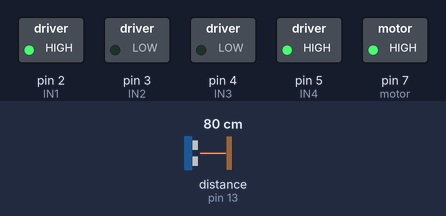
Simulated run of this sketch. Board: Arduino Uno, built with avr-gcc and run on an emulated ATmega328P. Shown: switched loads named in the sketch (green lamp = pin HIGH). Wiring (inferred from the names in the program): ultrasonic range finder: trigger pin 12; echo pin 13. The test bench sets the inputs (shaded band); at power-on: distance to the obstacle (sensor on pin 13) 80 cm. The echo pulse lasts 58.3 µs per cm; pins used as bus, display or sensor lines are not drawn.

Above: at 6.2 s.
6.3 s: distance to the obstacle (sensor on pin 13) set to 8 cm
7.8 s: distance to the obstacle (sensor on pin 13) set to 5 cm
At 8.9 s:
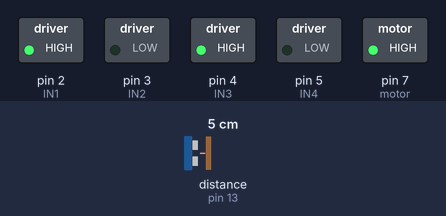
9.3 s: distance to the obstacle (sensor on pin 13) set to 9 cm
At 10.1 s:
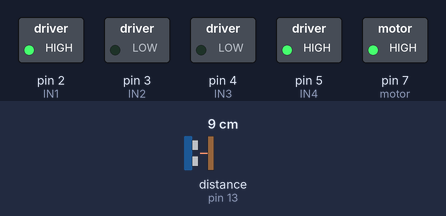
10.8 s: distance to the obstacle (sensor on pin 13) set to 2 cm
At 11.2 s:
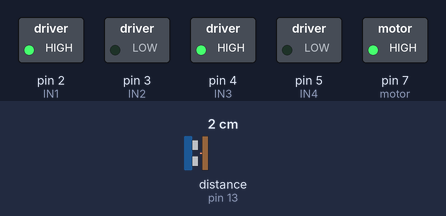
Timing chart, 0 to 13.3 s (numbered marks = the images above; inputs shaded):
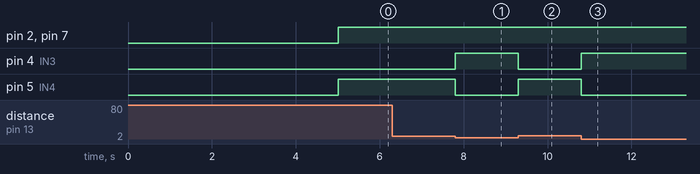

Measured:
- the behaviour switches between 7 and 6 cm on distance to the obstacle (sensor on pin 13) (found by bisection; images 0 and 1)
- after the input at 6.3 s, every drawn part: stays the same
- after the input at 7.8 s, pin 4 (IN3): LOW → HIGH at once; pin 5 (IN4): HIGH → LOW at once
- after the input at 9.3 s, pin 4 (IN3): HIGH → LOW at once; pin 5 (IN4): LOW → HIGH at once
- after the input at 10.8 s, pin 4 (IN3): LOW → HIGH at once; pin 5 (IN4): HIGH → LOW at once

The sketch:

behaviour.ino
```cpp
#define trigger 12 //da nome aos pinos que serão utilizados
#define echo 13 //define faclita mudar os pinos de cada componente
#define motor 7
#define IN1 2
#define IN2 3
#define IN3 4 //não usar os pinos 0 e 1 (TX/RX)
#define IN4 5

bool esq, dir,a;
void setup()
{
  dir = true;
  esq = false;
  pinMode(trigger, OUTPUT); //
  pinMode(echo, INPUT); //
  pinMode(motor,OUTPUT);
  pinMode(IN1,OUTPUT);
  pinMode(IN2,OUTPUT);
  pinMode(IN3,OUTPUT);
  pinMode(IN4,OUTPUT);
  Serial.begin(9600); //começa o contador do circuito
  delay(5000);

}

void loop()
{
  digitalWrite(motor,HIGH);
  while(distancia()<6)
  {andaFrente();}
  while(distancia()>6)
  {viraEsquerda();}
}

int distancia()
{
  int dis; long tempo;
  digitalWrite(trigger, LOW);//garante que o pino esta no 0
  delayMicroseconds(2);
  digitalWrite(trigger, HIGH);//gera o pulso que vai medir a distancia
  delayMicroseconds(10);//tempo necessario dado no datasheet
  digitalWrite(trigger, LOW);//fim do pulso
  tempo = pulseIn(echo, HIGH);//contabiliza o tempo que demorou pro pulso voltar
  dis = tempo*0.034/2;// velocidade da onda sonora dividida por 2 (ida e volta)
  return dis;
}

void viraEsquerda()//precisa ver se o robô virará pra esquerda
{
  digitalWrite(IN1, HIGH); // liga a roda esquerda sentido horario
  digitalWrite(IN2, LOW); // liga a roda esquerda sentido horario
  digitalWrite(IN3, LOW); // liga a roda direita sentido anti-horario
  digitalWrite(IN4, HIGH);  // liga a roda direita sentido anti- horario
}

void viraDireita()//precisa ver se o robô virará pra direita
{
  digitalWrite(IN1, LOW); // liga a roda esquerda sentido anti-horario
  digitalWrite(IN2, HIGH); // liga a roda esquerda sentido anti-horario
  digitalWrite(IN3, HIGH); // liga a roda direita sentido horario
  digitalWrite(IN4, LOW);  // liga a roda direita sentido horario
}

void andaFrente()//precisa ver se o robô andará pra frente
{
  digitalWrite(IN1, HIGH); // liga a roda esquerda sentido horario
  digitalWrite(IN2, LOW); // liga a roda esquerda sentido horario
  digitalWrite(IN3, HIGH); // liga a roda direita sentido horario
  digitalWrite(IN4, LOW);  // liga a roda direita sentido horario
}

void andaAtras()//precisa ver se o robô andará pra trás
{
  digitalWrite(IN1, LOW); // liga a roda esquerda sentido anti-horario
  digitalWrite(IN2, HIGH); // liga a roda esquerda sentido anti-horario
  digitalWrite(IN3, LOW); // liga a roda direita sentido anti-horario
  digitalWrite(IN4, HIGH);  // liga a roda direita sentido anti- horario
}

void paraRodas()
{
  digitalWrite(IN1, HIGH);
  digitalWrite(IN2, HIGH);
  digitalWrite(IN3, HIGH);
  digitalWrite(IN4, HIGH);
}
```
